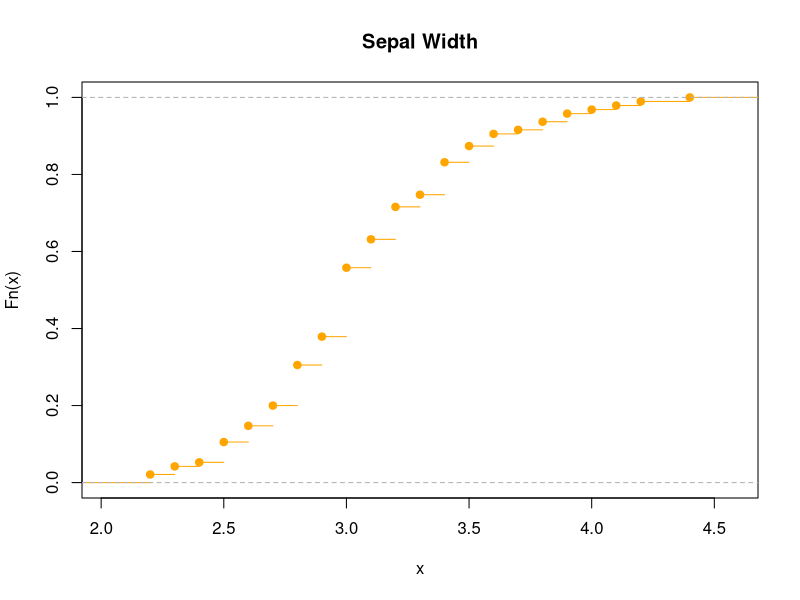

Reproduce this figure in R.
# vector 
x = c(8,13,6)
z = 1:10
y = seq(10, 100, 10)

# data.frame
df = data.frame(z,y)

# randomness seed
set.seed(1821)

# random numbers
sample(1:10, 2)

# embedded datasets
library(datasets)

# Load data
data(iris)
head(iris)
summary(iris)
head(iris[,1:4]) # just 4 first columns

# Measures of central tendency

mean(iris$Sepal.Length)
mean(iris$Sepal.Length, na.rm=T)  # remove the NA values
median(iris$Sepal.Length)
max(iris$Sepal.Length)
min(iris$Sepal.Length)
sd(iris$Sepal.Length)

# Random selection of `n` lines
set.seed(1821)
n=95
indexes = sample(nrow(iris), n)
data = iris[indexes,]  

# Column-wise computations
colMeans(data[,1:4])
colSums(data[,1:4])
sapply(data[,1:4], median)

# Quantiles
sapply(data[,1:4], quantile)
sapply(data[,1:4], quantile)[,4] # 4th column (Petal.Width)
sapply(data[,1:4], quantile)[3,] # 3rd row (50%)

#' Range of 4 variables:
sapply(data[,1:4], min) # Ελάχιστο
sapply(data[,1:4], max) # Μέγιστο
sapply(data[,1:4], range) # Ελάχιστο και Μέγιστο

myTemp = sapply(data[,1:4], range) # range
myTemp
myTemp[1,] # minimum (1st line)
abs(myTemp[1,] - myTemp[2,]) # absolute difference (min - max)

#' Variance of the values
sapply(data[,1:4], var)
var(data$Sepal.Length)


# Cumulative Frequency
#
# Cumulative Frequency of a single variable
cumsum(data$Petal.Width)

# 6th value of Cumulative Frequency of `Petal.Width`
cumsum(data$Petal.Width)[1:6]

# Empirical Cumulative Distribution Function
mySynartisi = ecdf(data$Sepal.Width)
plot(mySynartisi, main="Sepal Width", col="orange")

# Percentages for `Sepal.Width` up to `2.5`
apotelesma = mySynartisi(2.5)
apotelesma  # decimal [0,1]
apotelesma * 100 # [0,100]


# Group Statistics
library(dplyr)

# Filtering
virginica = filter(iris, Species == "virginica")
head(virginica)
mean(virginica$Sepal.Length)

sepalLength6 = filter(iris, Species == "virginica", Sepal.Length > 6)
head(sepalLength6)
tail(sepalLength6)

# Mean by group
apotelesma = data %>% group_by(Species) %>% summarise(MO = mean(Sepal.Length) )
apotelesma

# Mean by group with a new column `Plithos` (number of observations):
data %>% group_by(Species) %>% summarise(MO = mean(Sepal.Length), Plithos = n() )

#' Observations with greater value in `Sepal.Length` column
data %>% filter(Sepal.Length == max(Sepal.Length))

#' Observations with greater value in `Sepal.Length` by  (`Species`):
data %>% group_by(Species) %>% filter(Sepal.Length == max(Sepal.Length))
